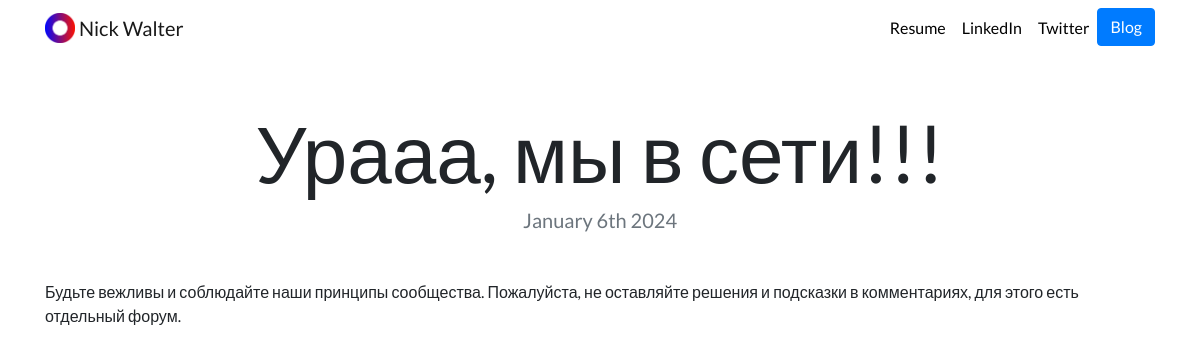
Page /blog/11/ on the committed database.
### blog/models.py (models this page shows, shortened)
class Blog(models.Model):
    title = models.CharField(max_length=200)
    description = models.TextField()
    date = models.DateField()

### blog/views.py (the view)
# urls.py: path('<int:blog_id>/', views.detail, name='detail'),
def detail(request, blog_id):
    blog = get_object_or_404(Blog, pk=blog_id)
    return render(request, 'blog/detail.html',{'blog':blog})

### blog/templates/blog/detail.html
{% extends "portfolio/base.html" %}
{% load static %}
{% block content %}
<h1 class="text-center mt-5" id="blogdetailtitle">{{ blog.title }}</h1>
<h5 class="text-center text-muted mb-5">{{ blog.date|date:'F jS Y' }}</h5>
{{ blog.description|safe }}
{% endblock %}

### portfolio/static/portfolio/custom.css (style rules this page uses)
body { font-family: 'Lato', sans-serif; }
@media (min-width: 992px) { #blogdetailtitle { font-size: 5rem; } }

### rows in the picture
Blog: title "Урааа, мы в сети!!!", date "January 6th 2024", description "Будьте вежливы и соблюдайте наши принципы сообщества. Пожалуйста, не оставляйте решения и подсказки в комментариях, для этого есть отдельный форум."
